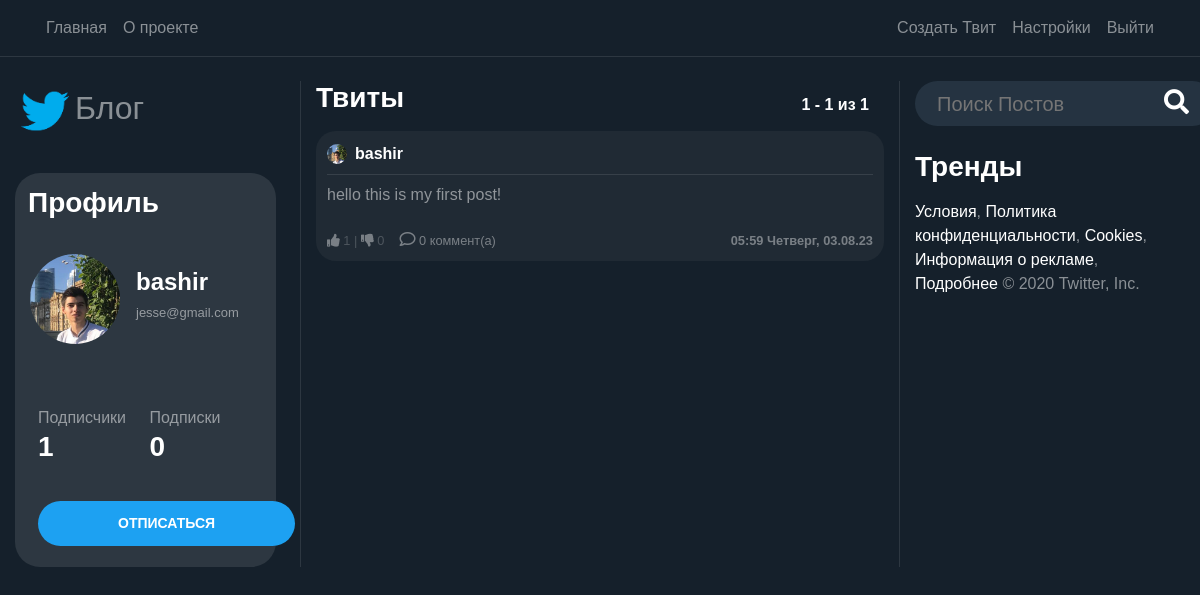
The page /user/bashir (signed in) on the database its author committed.
### users/models.py (models this page shows, shortened)
class Profile(models.Model):
    user = models.OneToOneField(User, on_delete=models.CASCADE)
    image = models.ImageField(default='default.png', upload_to='profile_pics')
    @property
    def followers(self):
        return Follow.objects.filter(follow_user=self.user).count()
    @property
    def following(self):
        return Follow.objects.filter(user=self.user).count()

### blog/models.py (models this page shows, shortened)
class Post(models.Model):
    content = models.TextField(max_length=1000)
    date_posted = models.DateTimeField(default=timezone.now)
    author = models.ForeignKey(User, on_delete=models.CASCADE)
    likes= models.IntegerField(default=0)
    dislikes= models.IntegerField(default=0)
    @property
    def number_of_comments(self):
        return Comment.objects.filter(post_connected=self).count()

### blog/views.py (the view, shortened to what this page needs)
# urls.py: path('user/<str:username>', UserPostListView.as_view(), name='user-posts'),
class UserPostListView(LoginRequiredMixin, ListView):
    model = Post
    template_name = 'blog/user_posts.html'
    context_object_name = 'posts'
    paginate_by = PAGINATION_COUNT
    def visible_user(self):
        return get_object_or_404(User, username=self.kwargs.get('username'))
    def get_context_data(self, **kwargs):
        visible_user = self.visible_user()
        logged_user = self.request.user
        print(logged_user.username == '', file=sys.stderr)
        if logged_user.username == '' or logged_user is None:
            can_follow = False
        else:
            can_follow = (Follow.objects.filter(user=logged_user,
                                                follow_user=visible_user).count() == 0)
        data = super().get_context_data(**kwargs)
        data['user_profile'] = visible_user
        data['can_follow'] = can_follow
        return data
    def get_queryset(self):
        user = self.visible_user()
        return Post.objects.filter(author=user).order_by('-date_posted')

### blog/templates/blog/user_posts.html
{% extends "blog/home.html" %}

### blog/templates/blog/home.html (shortened to what this page needs)
{% extends "blog/base.html" %}
{% load static %}
{% block content %}
    <div class="row">
        <div class="col-12 col-md-3 pr-4 dont-move">
            <a href="/"> <h2><img class="img-fluid" width="60" src="{% static 'blog/logo.png' %}">Блог</h2></a><br>
            <div class="profile-section">
            <h3 class="white-important p-2">
                Профиль
            </h3>
            <article class="media content-section" style="height: 140px; width: 100%">
                {%  if user_profile != None %}
                    <div class="mt-2 d-flex full-width align-items-center">
                        <img
                           class="rounded-circle mr-3 img-fluid"
                           style="width: 90px; height: 90px;"
                           src="{{ user_profile.profile.image.url }}">
                        <div>
                            <h4 style="text-align: left"
                                    class="white-important">
                                {{ user_profile.username }}
                            </h4>
                            <h6 style="text-align: left"
                                    class="email-profile">
                                {{ user.email }}
                            </h6>
                        </div>
                    </div>
                {%  endif %}
            </article>
            <article class="media content-section">
                <div class="row full-width pl-2">
                    <div class="col-6">
                            Подписчики
                    </div>
                    <div class="col-6">
                            Подписки
                    </div>
                    {%  if user_profile != None %}
                        <div class="col-6">
                            <h3 class="white-important follow-click">
                                <a href="{% url 'user-followers' user_profile.username %}">
                                    {{ user_profile.profile.followers }}
                                </a>
                            </h3>
                        </div>
                         <div class="col-6">
                            <a href="{% url 'user-follows' user_profile.username %}">
                                <h3 class="white-important follow-click">
                                    {{ user_profile.profile.following }}
                                </h3>
                            </a>
                        </div>
                    {%  endif %}
                </div>
            </article>
            <div class="d-flex">
                {%  if user_profile is not None and user_profile.id != user.id  and user.username != '' %}
                    <form method="POST">
                        <div class="form-group">
                            <button style="margin-left: 18px" class="btn btn-sm btn-outline-primary"
                                    name="{% if can_follow %}follow{% else %}unfollow{% endif %}"
                                    type="submit">
                                 {% if can_follow %}
                                     ПОДПИСАТЬСЯ
                                 {% else %}
                                     ОТПИСАТЬСЯ
                                 {% endif %}
                            </button>
                        </div>
                    </form>
                {% endif %}
            </div>
            </div>
        </div>
        <div class="col-12 col-md-6 scrollable" >
            <div class="full-width row">
                <div class="col-6">
                    <h3 class="white-important mb-3">
                        Твиты
                    </h3>
                </div>
                 <div class="col-6 no-padding">
                    <h6
                            style="position: absolute; bottom: 0; right: 0"
                            class="white-important mb-3">
                        {{ page_obj.start_index }} - {{ page_obj.end_index }} из
                        {{ paginator.count }}
                    </h6>
                </div>
            </div>
            {% for post in posts %}
                <article class="media content-section hovered-tweet">
                <div style="width: 100%; word-break: break-all;">
                    <div class="pb-2 row m-0" style="width: 100%; margin-right: 0 !important;">
                       <div
                               style="padding-left: 0px !important;"
                               class="col-8 no-padding d-flex align-items-center">
                           <img
                               class="rounded-circle mr-2"
                               style="width: 20px; height: 20px;"
                               src="{{ post.author.profile.image.url }}">
                           <a class="mr-2 white-important" href="{% url 'user-posts' post.author %}">
                               {{ post.author }}
                           </a>
                       </div>
                       <div class="col-4 d-flex flex-row-reverse no-padding align-items-center"
                            style="padding-right: 0 !important;">
                       </div>
                   </div>
                    <div
                            class="mb-2"
                            style="width: 100%; height: 1px; background-color: rgba(255, 255, 255, 0.1)"></div>
                    <a
                            style="color: rgba(255, 255, 255, 0.5) !important;"
                            href="{% url 'post-detail' post.id %}">
                        <p class="mb-4">
                            {{ post.content }}
                        </p>
                    </a>
                        <div class="row">
                            <div class="col-6" style="display: flex;">
                                <small style="opacity: 0.4;">
                                    <a href="#" onClick="document.getElementById('likebutton').submit()"><i class="fas fa-thumbs-up"></i></a> {{post.likes}}   |   <a href="#" onClick="document.getElementById('dislikebutton').submit()"><i class="fas fa-thumbs-down"></i></a> {{post.dislikes}}
                                </small>
                                <small style="opacity: 0.4; margin-left:15px;">
                                    <a href="/post/{{post.id}}/">
                                        <i style=" font-size: 16px;" class="far fa-comment"></i> {{ post.number_of_comments }} коммент(а)
                                    </a>
                                </small>
                            </div>
                            <div class="col-6">
                                <small
                                        style="opacity: 0.4;"
                                    class="white-important d-flex full-width flex-row-reverse">
                                    {{ post.date_posted | date:"H:i l, d.m.y" }}
                                </small>
                            </div>
                        </div>
                </div>
                </article>
            {% endfor %}
        </div>
        <div class="col-12 col-md-3 dont-move">
            <form action="{% url 'search' %}" method="post">{% csrf_token %}
                <div class="search-container">
                    <div class="search">
                    <input required name="search" type="text" id="zip-code-input" placeholder="Поиск Постов">
                    <button type="submit" style="border:0; background: transparent;"><i class="fa fa-search"></i> </button> </a>
                </form>
              </div>
            </div>
            <h3 class="white-important mb-3 mt-4"> Тренды </h3>
                <p><a href="">Условия</a>,
<a href="">Политика конфиденциальности</a>,
<a href="">Cookies</a>,
<a href="">Информация о рекламе</a>,
<a href="">Подробнее</a>
© 2020 Twitter, Inc.</p>
        </div>
    </div>
{% endblock content %}

### blog/static/blog/main.css (style rules this page uses)
:root { --muted-color: rgba(255, 255, 255, 0.5); }
body { background: #15202b; color: var(--muted-color); margin-top: 5rem; }
h1, h2, h3, h4, h5, h6 { color: var(--muted-color); }
.content-section { padding: 10px 10px; margin-bottom: 20px; }
.no-padding { padding: 0 !important; }
a { color: white; text-underline: none; text-decoration: none !important; }
article { border-radius: 4px; }
.white-important { color: white; font-weight: bold; }
.full-width { width: 100% }
.btn-outline-primary { border-color: white; color: white !important; padding: 12px 80px 12px 80px; font-weight: bold; background-color: #1da1f2; border:0; border-radius: 25px; }
.hovered-tweet { background-color: #90909017; border-radius: 20px; }
.hovered-tweet { border: 1px solid transparent; }
.profile-section { background-color: #2d3741; padding: 5px; border-radius: 25px; }
.scrollable { overflow-y: auto; border-left: 1px solid #2d3741; border-right: 1px solid #2d3741; }
.email-profile { font-size: 13px; outline: hidden; }

### blog/static/blog/style.css (style rules this page uses)
body { font-family: Arial, Helvetica, sans-serif; height: 100vh; margin: 0; padding: 0; }
.search-container { width: 300px; height: 45px; background-color: #253341; border-radius: 30px; display: flex; }
.search-container input { width: 100%; font-size: 20px; background-color: transparent; border: 0; color: white; }
.search-container .search { flex-grow: 1; display: flex; align-items: center; padding-left: 20px; padding-right: 20px; }
.search i { font-size: 25px; color: white; }
.search i { cursor: pointer; }

### rows shown on the page
Post: author.profile.image (picture), author "bashir", content "hello this is my first post!", likes "1", dislikes "0", number_of_comments "0", date_posted "05:59 Четверг, 03.08.23"

### other values the page prints
{{ user_profile.username }} "bashir"
{{ user.email }} "jesse@gmail.com"
{{ user_profile.profile.followers }} "1"
{{ user_profile.profile.following }} "0"
{{ page_obj.start_index }} "1"
{{ page_obj.end_index }} "1"
{{ paginator.count }} "1"
